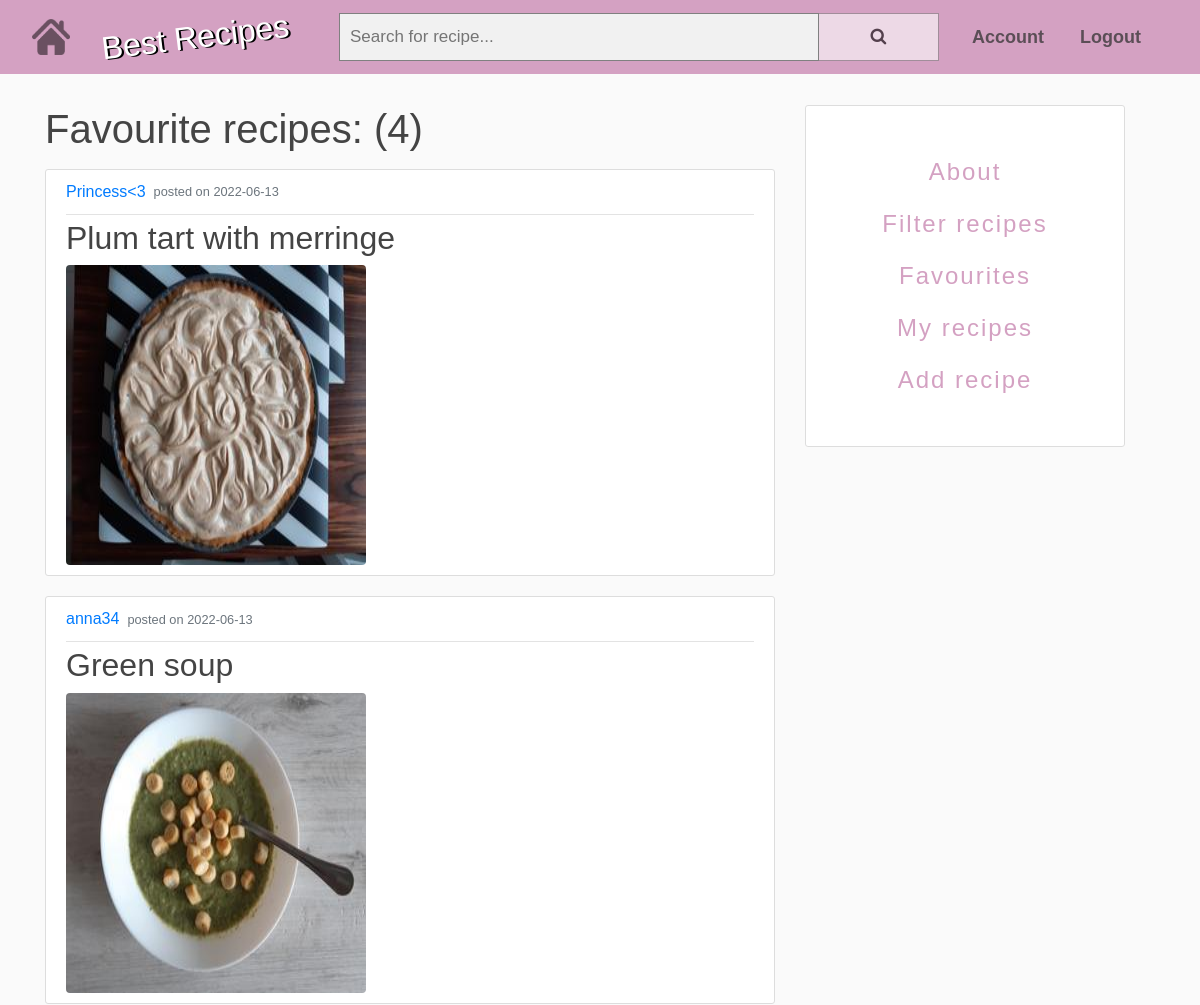
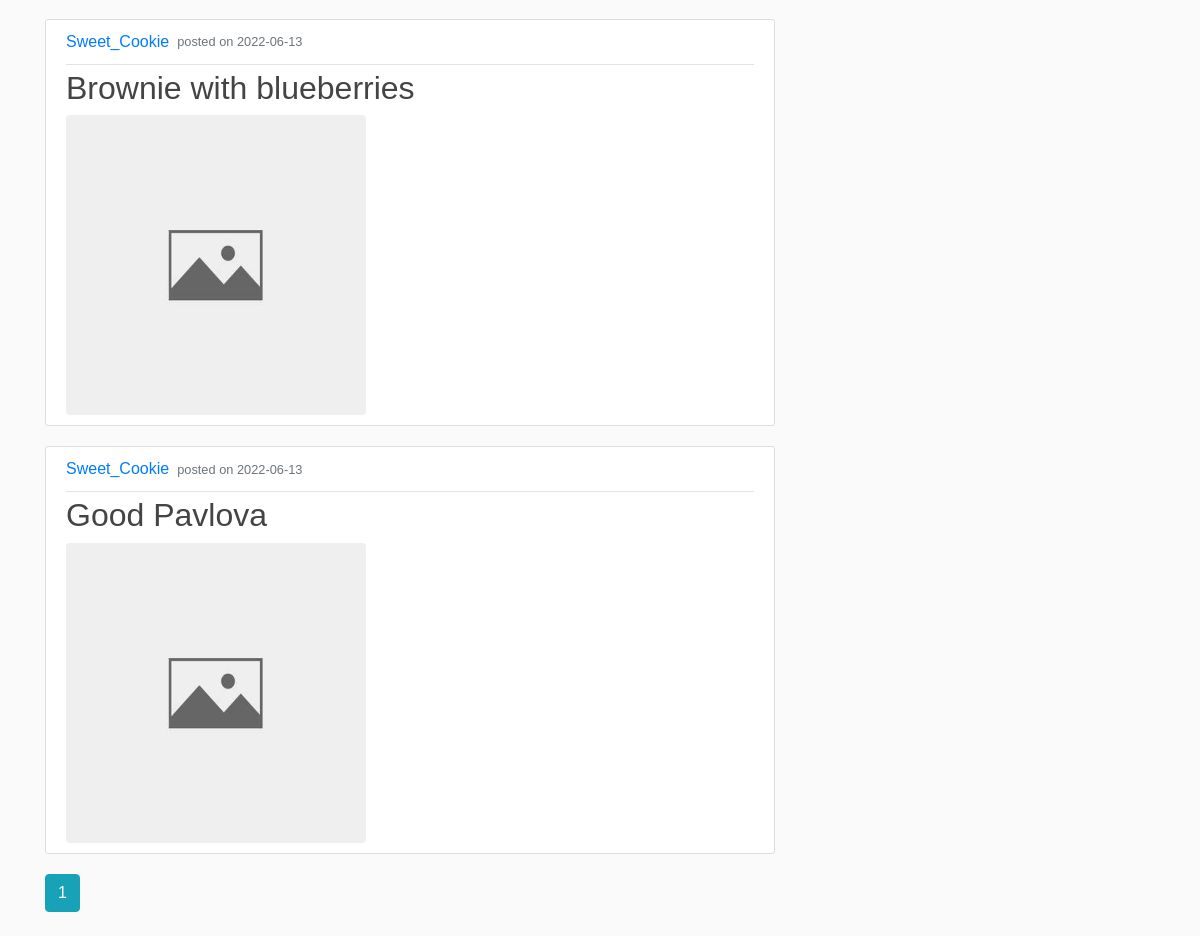
/favourite_recipes (signed in), run on the app's committed database (2 pictures, top to bottom).
### recipes_app/models.py (models this page shows, shortened)
class Recipe(db.Model):
    id = db.Column(db.Integer, primary_key=True)
    recipe_name = db.Column(db.String(60), nullable=False)
    date_posted = db.Column(db.DateTime, nullable=False, default=datetime.utcnow)
    food_image = db.Column(db.String(20), nullable=False, default='default_food_image.jpg')
    description = db.Column(db.String(500), nullable=False)
    user_id = db.Column(db.Integer, db.ForeignKey('user.id'), nullable=False)
    is_private = db.Column(db.Boolean, nullable=False, default=False)
    recipe_tags = db.relationship("Tag", secondary=lambda: recipes_tags_table)
    tags = association_proxy("recipe_tags", "tag")

class User(db.Model, UserMixin):
    id = db.Column(db.Integer, primary_key=True)
    username = db.Column(db.String(20), unique=True, nullable=False)
    email = db.Column(db.String(50), unique=True, nullable=False)
    profile_picture = db.Column(db.String(20), nullable=False, default='default_profile_picture.jpg')
    password = db.Column(db.String(60), nullable=False)
    uploaded_recipes = db.relationship('Recipe', backref='author', lazy=True)
    favourite_recipes = db.relationship('Recipe', secondary=lambda: users_favourites_table)
    favourites = association_proxy("favourite_recipes", "recipe_name")

### recipes_app/routes.py (the view)
@app.route("/favourite_recipes", endpoint='show_favourite_recipes')
@login_required
def show_favourite_recipes():
    page = request.args.get('page', 1, type=int)
    recipes = Recipe.query.filter(Recipe.recipe_name.in_(current_user.favourites) | (not Recipe.is_private)) \
        .order_by(Recipe.date_posted.desc()).paginate(page=page, per_page=5)
    return render_template("filtered_recipes.html", recipes=recipes, user=current_user,
                           next_page='show_favourite_recipes', title='Favourite recipes')

### recipes_app/forms.py
class SearchbarForm(FlaskForm):
    search = StringField("Search", validators=[DataRequired()])
    submit = SubmitField('Submit')

### recipes_app/models.py (called while the page is built)
@login_manager.user_loader
def load_user(user_id):
    return User.query.get(int(user_id))

### recipes_app/routes.py (called while the page is built)
@app.context_processor
def base():
    form = SearchbarForm()
    return dict(form=form)

### recipes_app/templates/filtered_recipes.html
{% extends "basic_layout.html" %}
{% block content %}
    <h1 class="mb-3">{{ title }}: ({{ recipes.total }})</h1>
    {% for recipe in recipes.items %}
        <article class="media content-section">
          <div class="media-body">
            <div class="article-metadata">
              <a class="mr-2" href="{{ url_for('show_user_recipes', username=recipe.author.username) }}">{{ recipe.author.username }}</a>
              <small class="text-muted"> posted on {{ recipe.date_posted.strftime('%Y-%m-%d') }}</small>
            </div>
            <h2><a class="article-title" href="{{ url_for('show_recipe', recipe_id=recipe.id) }}">{{ recipe.recipe_name }}</a></h2>
            <img class="rounded article-img" src="{{ url_for('static', filename='food_images/' + recipe.food_image) }}">
          </div>
        </article>
    {% endfor %}
    {% for page_number in recipes.iter_pages(left_edge=1, right_edge=1, left_current=1, right_current=2) %}
        {% if page_number %}
            {% if recipes.page == page_number %}
                <a class="btn btn-info mb-4" href="{{ url_for('show_user_recipes', username=user.username, page=page_number) }}">{{ page_number }}</a>
            {% else %}
                <a class="btn btn-outline-info mb-4" href="{{ url_for('show_user_recipes', username=user.username, page=page_number) }}">{{ page_number }}</a>
            {% endif %}
        {% else %}
            ...
        {% endif %}
    {% endfor %}
{% endblock content %}

### recipes_app/static/main.css (style rules this page uses)
body { background: #fafafa; color: #333333; margin-top: 5rem; }
h1, h2, h3, h4, h5, h6 { color: #444444; }
.content-section { background: #ffffff; padding: 10px 20px; border: 1px solid #dddddd; border-radius: 3px; margin-bottom: 20px; }
.article-title { color: #444444; }
.article-img { height: 300px; width: 300px; margin-right: 16px; }
.article-metadata { padding-bottom: 10px; margin-bottom: 4px; border-bottom: 1px solid #e3e3e3; display: flex; align-items: center; }
body { font-family: Arial; }
* { box-sizing: border-box; }

### data on the page
Recipe: author.username "Princess<3", date_posted "2022-06-13", recipe_name "Plum tart with merringe", food_image (picture)
Recipe: author.username "anna34", date_posted "2022-06-13", recipe_name "Green soup", food_image (picture)
Recipe: author.username "Sweet_Cookie", date_posted "2022-06-13", recipe_name "Brownie with blueberries", food_image (placeholder picture)
Recipe: author.username "Sweet_Cookie", date_posted "2022-06-13", recipe_name "Good Pavlova", food_image (placeholder picture)

### other printed values
{{ title }} "Favourite recipes"
{{ recipes.total }} "4"
{{ page_number }} "1"
